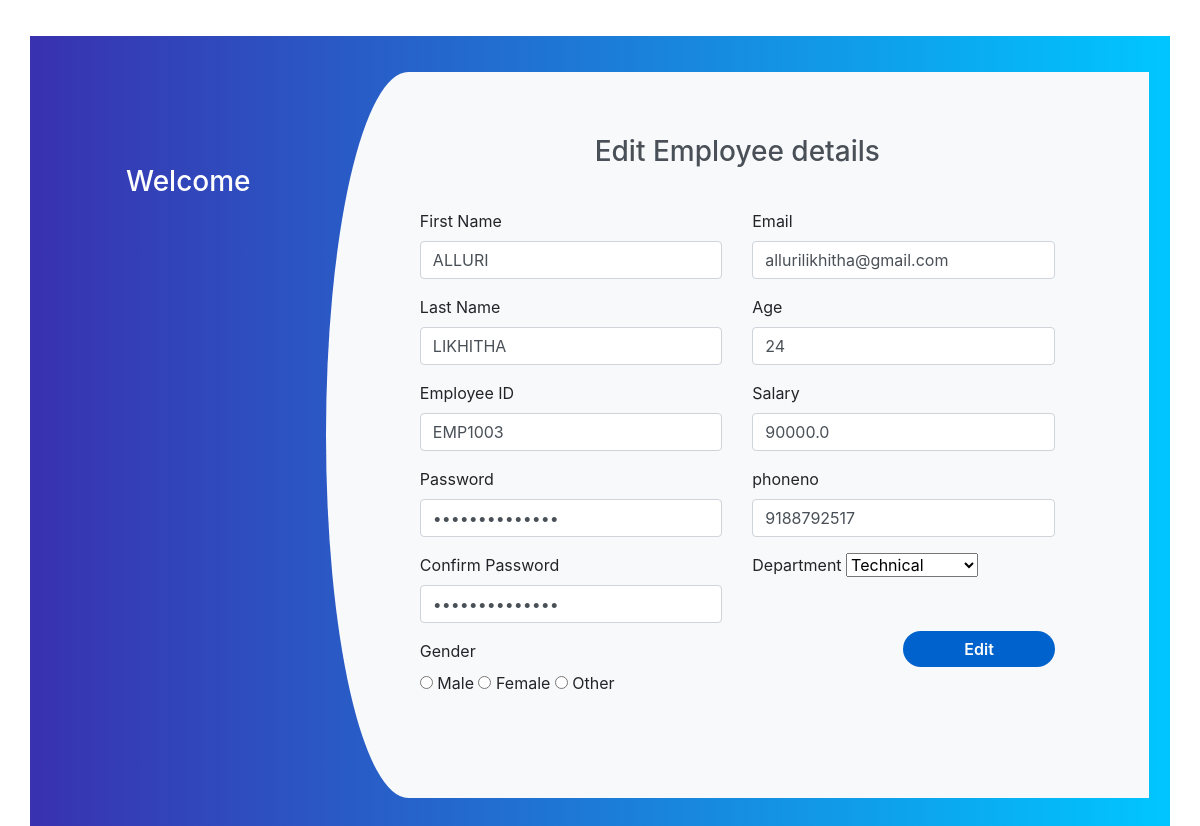
The page /edit/3/ on the database its author committed.
### employees/models.py (models this page shows, shortened)
class EmployeeRegister(models.Model):
    Emp_Firstname=models.CharField(max_length=50)
    Emp_Lastname=models.CharField(max_length=50)
    Emp_Age=models.IntegerField()
    Emp_Id=models.CharField(max_length=50)
    Emp_Gender=models.CharField(max_length=10)
    Emp_Email=models.EmailField(max_length=50)
    Emp_Password=models.CharField(max_length=30)
    Emp_Salary=models.FloatField(null=False)
    Emp_Department=models.CharField(max_length=30)
    Emp_phoneno=models.CharField(max_length=10)

### employees/views.py (the view, shortened to what this page needs)
# urls.py: path('edit/<str:epid>/',employee_views.edit,name='edit'),
def edit(request,epid):
    obj=EmployeeRegister.objects.get(id=epid)
    data={
        'obj':obj
    }
    print("this is get method")
    return render(request,'employees/edit.html',data)

### employees/templates/employees/edit.html (shortened to what this page needs)
{% extends 'employees/base.html' %}
{% load static %}
{% block externallink %}
<link rel="stylesheet" href="{% static 'css/formstyle.css' %}">
{% endblock %}
{% block content %}
<div class="container register">
	<div class="row">
		<div class="col-md-3 register-left">
			<h3>Welcome</h3>
		</div>
		<div class="col-md-9 register-right">
			<div class="tab-content" id="myTabContent">
				<h3 class="register-heading">Edit Employee details</h3>
				<form action="{% url 'edit' obj.id %}" method="POST">
					<div class="row register-form">
						<div class="col-md-6">
							<div class="form-group">
								<label for="r_fname">First Name</label>
								<input type="text" id='r_fname' class="form-control" placeholder="First Name *" name="fname" value="{{obj.Emp_Firstname}}" />
							</div>
							<div class="form-group">
								<label for="r_lname">Last Name</label>
								<input type="text" id="r_lname" class="form-control" placeholder="Last Name *" name="lname" value="{{obj.Emp_Lastname}}" />
							</div>
							<div class="form-group">
								<label for="r_eid">Employee ID</label>
								<input type="text" id="r_eid" class="form-control" placeholder="Employee ID *" name="eid" value="{{obj.Emp_Id}}" />
							</div>
							<div class="form-group">
								<label for="r_fpassword">Password</label>
								<input type="password" id="r_fpassword" class="form-control" placeholder="Password *" name="fpassword" value="{{obj.Emp_Password}}" />
							</div>
							<div class="form-group">
								<label for="r_spassword">Confirm Password</label>
								<input type="password" id="r_spassword" class="form-control" placeholder="Confirm Password *" name="spassword" value="{{obj.Emp_Password}}" />
							</div>
							<div class="form-group">
								<label for="r_gender">Gender</label>
								<div class="maxl" id='r_gender'>
									<label class="radio inline">
										<input type="radio" name="gender" value="male">
										<span> Male </span>
									</label>
									<label class="radio inline">
										<input type="radio" name="gender" value="female">
										<span>Female </span>
									</label>
									<label class="radio inline">
										<input type="radio" name="gender" value="other">
										<span>Other </span>
									</label>
								</div>
							</div>
						</div>
						<div class="col-md-6">
							<div class="form-group">
								<label for="r_email">Email</label>
								<input type="email" id="r_email" class="form-control" placeholder="Your Email *" name="email" value="{{obj.Emp_Email}}" />
							</div>
							<div class="form-group">
								<label for="r_age">Age</label>
								<input type="text" id="r_age" class="form-control" placeholder="Your Age *" name="age" value="{{obj.Emp_Age}}" />
							</div>
							<div class="form-group">
								<label for="r_salary">Salary</label>
								<input type="number" id="r_salary" class="form-control" placeholder="Your salary *" name="salary" value="{{obj.Emp_Salary}}" />
							</div>
							<div class="form-group">
								<label for="r_salary">phoneno</label>
								<input type="text" id="r_phoneno" minlength="10" maxlength="10" class="form-control" placeholder="Your Phone *" name="phoneno" value="{{obj.Emp_phoneno}}" />
							</div>
							<div class="form-group">
								<label for="r_department">Department</label>
								<select name="department" id="r_department">
									<option value="Technical">Technical</option>
								</select>
							</div>
							<input type="submit" class="btnRegister" value="Edit" />
						</div>
					</div>
				</form>
			</div>
		</div>
	</div>
</div>
{% endblock %}

### employees/static/css/formstyle.css (style rules this page uses)
.register { background: -webkit-linear-gradient(left, #3931af, #00c6ff); margin-top: 3%; padding: 3%; }
.register-left { text-align: center; color: #fff; margin-top: 4%; }
.register-right { background: #f8f9fa; border-top-left-radius: 10% 50%; border-bottom-left-radius: 10% 50%; }
.register .register-form { padding: 10%; margin-top: 10%; }
.btnRegister { float: right; margin-top: 10%; border: none; border-radius: 1.5rem; padding: 2%; background: #0062cc; color: #fff; font-weight: 600; width: 50%; cursor: pointer; }
.register-heading { text-align: center; margin-top: 8%; margin-bottom: -15%; color: #495057; }

### rows shown on the page
EmployeeRegister: fname "ALLURI", lname "LIKHITHA", eid "EMP1003", email "allurilikhitha@gmail.com", age "24", salary "90000.0", phoneno "9188792517"
